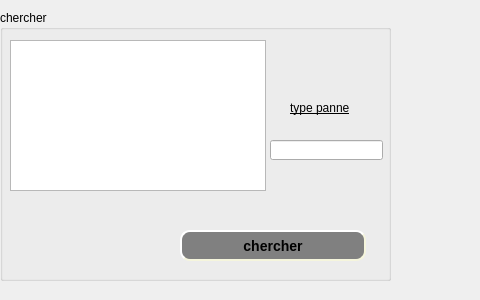
     <widget class="QWidget" name="tab_13">
      <attribute name="title">
       <string>chercher</string>
      </attribute>
      <widget class="QGroupBox" name="groupBox_8">
       <property name="geometry">
        <rect>
         <x>0</x>
         <y>10</y>
         <width>391</width>
         <height>271</height>
        </rect>
       </property>
       <property name="title">
        <string>chercher</string>
       </property>
       <widget class="QLineEdit" name="cher1">
        <property name="geometry">
         <rect>
          <x>270</x>
          <y>130</y>
          <width>113</width>
          <height>20</height>
         </rect>
        </property>
       </widget>
       <widget class="QPushButton" name="pushButton_9">
        <property name="geometry">
         <rect>
          <x>180</x>
          <y>220</y>
          <width>186</width>
          <height>31</height>
         </rect>
        </property>
        <property name="styleSheet">
         <string notr="true">QPushButton#pushButton_9 {
    background-color: grey;
    border-style: outset;
    border-width: 2px;
    border-radius: 10px;
    border-color: beige;
    font: bold 14px;
    min-width: 10em;
    padding: 6px;
}</string>
        </property>
        <property name="text">
         <string>chercher</string>
        </property>
       </widget>
       <widget class="QLabel" name="label_15">
        <property name="geometry">
         <rect>
          <x>290</x>
          <y>90</y>
          <width>81</width>
          <height>16</height>
         </rect>
        </property>
        <property name="styleSheet">
         <string notr="true">font: 12pt &quot;Andalus&quot;;
text-decoration: underline;</string>
        </property>
        <property name="text">
         <string>type panne</string>
        </property>
       </widget>
       <widget class="QTableView" name="tabpanne_2">
        <property name="geometry">
         <rect>
          <x>10</x>
          <y>30</y>
          <width>256</width>
          <height>151</height>
         </rect>
        </property>
       </widget>
       <widget class="QLabel" name="lab_11">
        <property name="geometry">
         <rect>
          <x>0</x>
          <y>20</y>
          <width>671</width>
          <height>301</height>
         </rect>
        </property>
        <property name="text">
         <string/>
        </property>
        <property name="pixmap">
         <pixmap>../../Downloads/78634496_719301035223392_5189077133661569024_n (1).jpg</pixmap>
        </property>
       </widget>
       <zorder>lab_11</zorder>
       <zorder>cher1</zorder>
       <zorder>pushButton_9</zorder>
       <zorder>label_15</zorder>
       <zorder>tabpanne_2</zorder>
      </widget>
      <widget class="QLabel" name="label_24">
       <property name="geometry">
        <rect>
         <x>-4</x>
         <y>-8</y>
         <width>471</width>
         <height>291</height>
        </rect>
       </property>
       <property name="text">
        <string/>
       </property>
       <property name="pixmap">
        <pixmap>../../Downloads/76765592_3409434282430241_7790646126016724992_n.jpg</pixmap>
       </property>
      </widget>
      <zorder>label_24</zorder>
      <zorder>groupBox_8</zorder>
     </widget>
